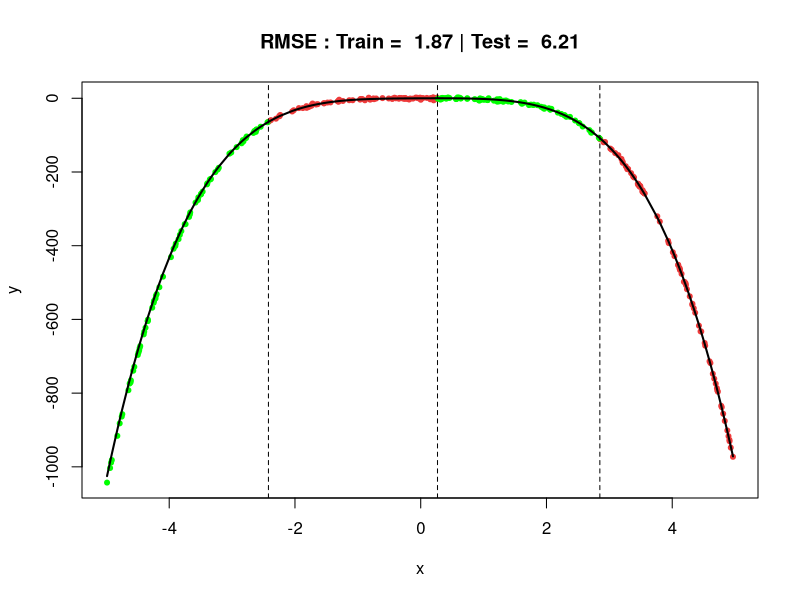

The R script that drew this image:



################################# BUSINESS LOGIC   (V1.0) #####################################


#Loading Libraries
library(glmnet)
library(caret)

#Toy Data Generator
genPolyData = function(size = 300, xRange = c(0,15), wNoiseSD = 10,  ...){
  myCoef = list(coef)
  x = runif(size, min =xRange[1], max = xRange[2])
  wNoise = rnorm(size, mean = 0, sd=wNoiseSD)
  coefs = c(...)
  
  y = numeric(length = size)
  for (i in 1:length(coefs))
    y = y + coefs[i]*(x**(i-1))
  y = y + wNoise
  binRandRange = round((max(y)-min(y))*0.1)
  binRand = sample(0,binRandRange, size = size, replace = T)
  y = y + binRand
  result = data.frame(x = x , y = y)
  return(result)
}


trainTestSplit = function(data, randomly = FALSE){
  if(randomly){
    inTrain = sample(c(1:nrow(data)), size = round(0.6*nrow(data)),replace = F)
    sepPoints = NULL
  }
  else{
    quantiles = as.numeric(quantile(data$x, c(0.25, 0.5, 0.75)))
    inTrain = which(((data$x<quantiles[2]) & (data$x>quantiles[1])) | data$x>quantiles[3])
    sepPoints = quantiles
  }
  inTest = c(1:nrow(data))[!(c(1:nrow(data)) %in% inTrain)]
  trainData = data[inTrain,]
  testData = data[inTest,]
  result = list(train = trainData, test = testData, sepPoints = sepPoints)
  return(result)
}

#Linear Model Fitting
fitPredictLm = function(splittedData, p = 1, afficherTest = FALSE){
  
  trainData = splittedData$train
  testData = splittedData$test
  sepPoints = splittedData$sepPoints
  data = rbind(trainData, testData)
  data = data[order(as.numeric(row.names(data))), ]
  plot( data$x,data$y, type = "n", xlab = "x", ylab = "y")
  points(trainData$x, trainData$y, col="brown2", pch=20)
  points(testData$x, testData$y, col="green", pch=20)
  
  if (!is.null(splittedData$sepPoints)){
    sepPoints = splittedData$sepPoints
    abline(v  = c(sepPoints[1], sepPoints[2], sepPoints[3]), lty=2, col="grey2")
  }

  
  if (p!=0){
    lm1 = lm(y ~ poly(x, p), data = trainData)
    trRMSE = round(RMSE(pred = predict(lm1, trainData), obs = trainData$y), digits = 2)
    tsRMSE = round(RMSE(pred = predict(lm1, testData), obs = testData$y), digits = 2)
    
    if(afficherTest){
      ord = order(data$x)
      points(data$x[ord], predict(lm1, newdata = data[ord,], type = "response"), type = "l", lwd = 2)
      title(paste("RMSE : Train = ",trRMSE, "| Test = ", tsRMSE))
    }
    else{
      ord1 = order(trainData$x[trainData$x>sepPoints[3]])
      ord2 = order(trainData$x[trainData$x<sepPoints[2]])
      #points(trainData$x, predict(lm1, newdata = trainData, type = "response"), type = "l", lwd  = 2)
      points(trainData$x[trainData$x>sepPoints[3]][ord1], predict(lm1, newdata = subset(trainData, x>sepPoints[3])[ord1,], type = "response"), type = "l", lwd = 2)
      points(trainData$x[trainData$x<sepPoints[2]][ord2], predict(lm1, newdata = subset(trainData, x<sepPoints[2])[ord2,], type = "response"), type = "l", lwd = 2)
      title(paste("RMSE : Train = ",trRMSE))
    }
    
  }
  
}

#Linear Model Regularization & Selection (Ridge/Lasso)
regPredict = function(splittedData, p,ridge = TRUE, lambdaVal=0, afficherTest = FALSE){
  
  
  trainData = splittedData$train[order(splittedData$train$x),]
  testData =  splittedData$test[order(splittedData$test$x),]
  sepPoints = splittedData$sepPoints
  data = rbind(trainData, testData)
  data = data[order(data$x),]
  
  plot( data$x,data$y, type = "n", xlab = "x", ylab = "y")
  points(trainData$x, trainData$y, col="brown2", pch=20)
  points(testData$x, testData$y, col="green", pch=20)
  if (!is.null(sepPoints)){
    abline(v  = c(sepPoints[1], sepPoints[2], sepPoints[3]), lty=2, col="grey2")
  }

  
  ord = order(data$x)
  inTrain = as.numeric(rownames(trainData))
  inTest = as.numeric(rownames(testData))
  polyWhole = model.matrix(y~poly(x,p), data = data)
  polyTrain = polyWhole[inTrain,]
  polyTest = polyWhole[inTest,]
  
  lambd = c(0,10^(seq(-2,7,length=10))) 
  if(ridge)
    alpha = 0
  else
    alpha = 1
  
  fitridge = glmnet(polyTrain, trainData$y, lambda = lambd, alpha = alpha, standardize = F)
  
  #if(lambdaVal!=0){
  preds = predict.glmnet(object = fitridge, newx = polyWhole, s=lambdaVal, type = "response")
  #}
  #else 
  #  preds = predict(lm(y~poly(x,p), data = trainData), newdata = data)
  
  predsTr = predict.glmnet(object = fitridge, newx = polyTrain, s=lambdaVal, type = "response")
  trRMSE =round( RMSE(pred = predsTr, obs = trainData$y), digits = 2)
  
  if (afficherTest){
    predsTs = predict.glmnet(object = fitridge, newx = polyTest, s=lambdaVal, type = "response")
    tsRMSE = round(RMSE(pred = predsTs, obs = testData$y), digits = 2)  
    points(data$x, preds, type = "l",lwd = 2)
    title(paste("RMSE : Train = ",trRMSE, "| Test = ", tsRMSE))
    
    
  }
  else{
    
    trIndx1 = data$x>sepPoints[3]
    trPart1 = data$x[trIndx1]
    predTr1 = preds[trIndx1]
    #trPart1 = trPart1[order(trPart1)]
    
    trIndx2 = data$x<sepPoints[2] & data$x>sepPoints[1]
    trPart2 = data$x[trIndx2]
    predTr2 = preds[trIndx2]
    #trPart2 = trPart2[order(trPart2)]
    
    points(trPart1, predTr1, type = 'l', lwd = 2)
    points(trPart2, predTr2, type = 'l', lwd = 2)
    
    title(paste("RMSE : Train = ",trRMSE))
    
  }
    
}


#Pre-settings of Toy Data (will be manually set on GUI in the next push)

myData = genPolyData(size = 300, xRange = c(-5,5), wNoiseSD = 2,  0,0.15, -1, 0.2, -1.6 )
splittedData = trainTestSplit(data = myData, randomly = F)
fitPredictLm(splittedData = splittedData, p = 4,afficherTest = T)

